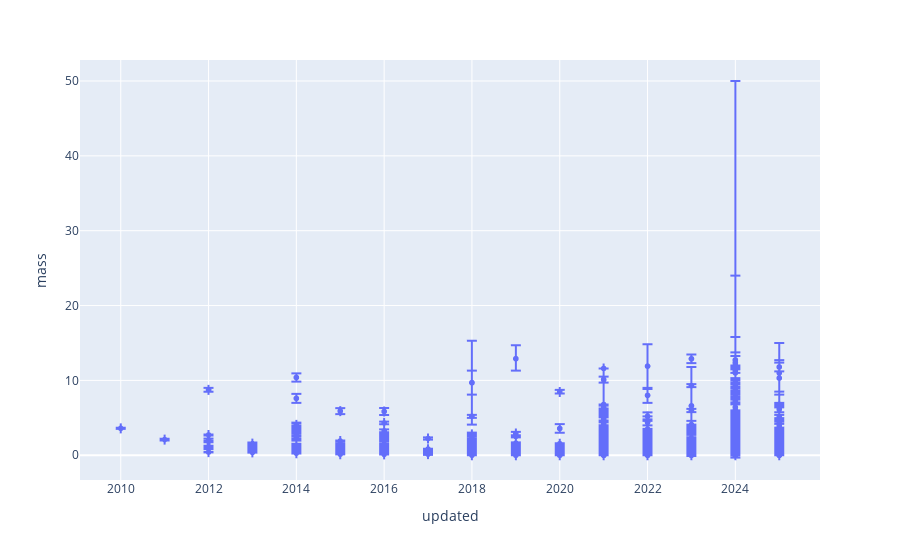

Write notebook code for a chart like this one.
### Code cell
px.scatter(filtered_df, x="updated", y="mass", error_y="mass_error_max", error_y_minus="mass_error_min")

### Figure 1 — Plotly figure (JSON) as saved in the notebook; plotly's stock layout.template omitted (floating-point values rounded to 4 significant figures; data arrays with more than 128 entries replaced by an {"elided": "..."} marker saying what was removed)
{"data": [{"error_y": {"array": {"elided": "1500 float values"}, "arrayminus": {"elided": "1500 float values"}}, "hovertemplate": "updated=%{x}<br>mass=%{y}<extra></extra>", "legendgroup": "", "marker": {"color": "#636efa", "symbol": "circle"}, "mode": "markers", "name": "", "showlegend": false, "type": "scattergl", "x": {"elided": "1500 int values"}, "xaxis": "x", "y": {"elided": "1500 float values"}, "yaxis": "y"}], "layout": {"legend": {"tracegroupgap": 0}, "margin": {"t": 60}, "xaxis": {"anchor": "y", "domain": [0, 1], "title": {"text": "updated"}}, "yaxis": {"anchor": "x", "domain": [0, 1], "title": {"text": "mass"}}}}
